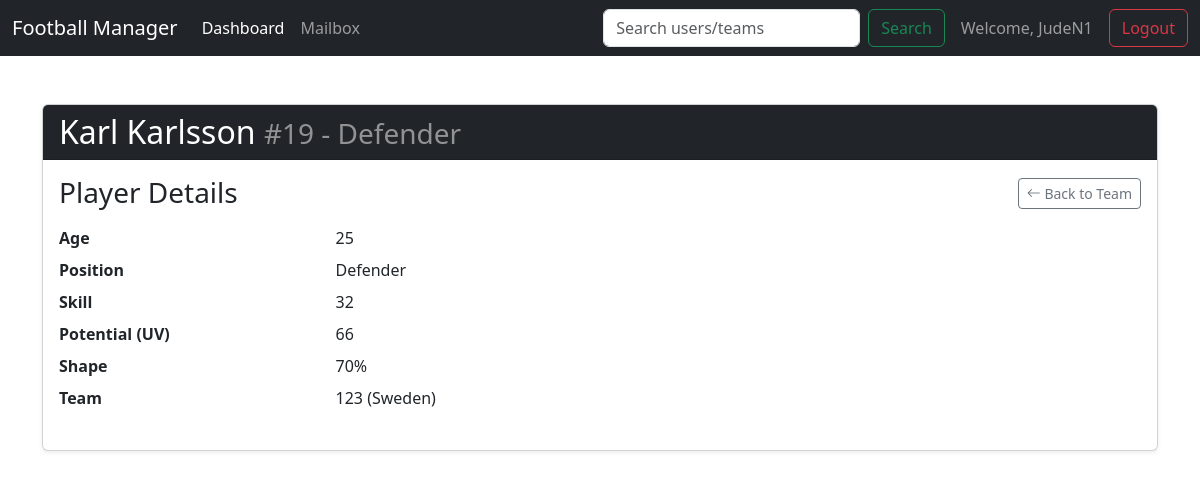
/player/2 (signed in), run on the app's committed database.
### app/models.py (models this page shows, shortened)
class User(db.Model):
    id = db.Column(db.Integer, primary_key=True)
    username = db.Column(db.String(80), unique=True, nullable=False)
    password_hash = db.Column(db.String(128))
    teams = db.relationship('Team', backref='user', lazy=True, cascade="all, delete-orphan")
    sent_messages = db.relationship('Message', foreign_keys='Message.sender_id', backref='sender', lazy=True, cascade="all, delete-orphan")
    received_messages = db.relationship('Message', foreign_keys='Message.recipient_id', backref='recipient', lazy=True, cascade="all, delete-orphan")

class Player(db.Model):
    id = db.Column(db.Integer, primary_key=True)
    name = db.Column(db.String(100), nullable=False)
    age = db.Column(db.Integer, nullable=False)
    position = db.Column(db.Enum(Position), nullable=False)
    skill = db.Column(db.Integer, nullable=False)
    potential = db.Column(db.Integer, nullable=False) # "UV" (utvecklingsvärde)
    shape = db.Column(db.Integer, nullable=False)
    shirt_number = db.Column(db.Integer, nullable=False)
    team_id = db.Column(db.Integer, db.ForeignKey('team.id'), nullable=False)

class Team(db.Model):
    id = db.Column(db.Integer, primary_key=True)
    name = db.Column(db.String(100), unique=True, nullable=False)
    country = db.Column(db.String(50), nullable=False)
    user_id = db.Column(db.Integer, db.ForeignKey('user.id'), nullable=False)
    players = db.relationship('Player', backref='team', lazy=True, cascade="all, delete-orphan")
    league = db.Column(db.String(100), nullable=True, default=None)
    division = db.Column(db.String(50), nullable=True, default=None)
    season = db.Column(db.Integer, nullable=True, default=None)

### app/routes_game.py (the view)
@game_bp.route('/player/<int:player_id>')
def player_page(player_id):
    if 'username' not in session:
        return redirect(url_for('auth_bp.login'))
    player = Player.query.get_or_404(player_id)
    user = User.query.filter_by(username=session['username']).first()
    is_owner = (player.team.user_id == user.id)
    return render_template('player_page.html', player=player, is_owner=is_owner)

### app/__init__.py (called while the page is built)
def create_app():
    app = Flask(__name__)
    app.config['SECRET_KEY'] = 'a_very_secret_key_for_development'
    app.config['SQLALCHEMY_DATABASE_URI'] = 'sqlite:///' + os.path.join(basedir, 'database.db')
    db.init_app(app)
    from .routes_auth import auth_bp
    from .routes_game import game_bp
    app.register_blueprint(auth_bp)
    app.register_blueprint(game_bp)
    @app.context_processor
    def inject_selected_team():
        if 'selected_team_id' in session:
            from .models import Team
            selected_team = Team.query.get(session['selected_team_id'])
            return dict(selected_team=selected_team)
        return dict(selected_team=None)
    def nl2br(value):
        result = value.replace('\n', '<br>\n')
        return Markup(result)
    app.jinja_env.filters['nl2br'] = nl2br
    return app

### app/templates/player_page.html (shortened to what this page needs)
{% extends "base.html" %}
{% block content %}
<div class="card shadow-sm">
    <div class="card-header bg-dark text-white">
        <h1 class="h2 mb-0">{{ player.name }} <small class="text-white-50">#{{ player.shirt_number }} - {{ player.position.value }}</small></h1>
    </div>
    <div class="card-body">
        <div class="d-flex justify-content-between align-items-center mb-3">
            <h3 class="card-title mb-0">Player Details</h3>
            <a href="{{ url_for('game_bp.team_page', team_id=player.team.id) }}" class="btn btn-outline-secondary btn-sm">
                <i class="bi bi-arrow-left"></i> Back to Team
            </a>
        </div>
        <dl class="row">
            <dt class="col-sm-3">Age</dt>
            <dd class="col-sm-9">{{ player.age }}</dd>
            <dt class="col-sm-3">Position</dt>
            <dd class="col-sm-9">{{ player.position.value }}</dd>
            <dt class="col-sm-3">Skill</dt>
            <dd class="col-sm-9">{{ player.skill }}</dd>
            <dt class="col-sm-3">Potential (UV)</dt>
            <dd class="col-sm-9">{{ player.potential }}</dd>
            <dt class="col-sm-3">Shape</dt>
            <dd class="col-sm-9">{{ player.shape }}%</dd>
            <dt class="col-sm-3">Team</dt>
            <dd class="col-sm-9">{{ player.team.name }} ({{ player.team.country }})</dd>
        </dl>
    </div>
</div>
{% endblock %}

### app/templates/base.html (shortened to what this page needs)
<!DOCTYPE html>
<html lang="en">
<head>
    <link href="https://cdn.jsdelivr.net/npm/bootstrap@5.3.3/dist/css/bootstrap.min.css" rel="stylesheet">
    <link rel="stylesheet" href="https://cdn.jsdelivr.net/npm/bootstrap-icons@1.11.3/font/bootstrap-icons.min.css">
</head>
<body>
    <nav class="navbar navbar-expand-lg navbar-dark bg-dark fixed-top">
        <div class="container-fluid">
            <a class="navbar-brand" href="{{ url_for('game_bp.dashboard') }}">Football Manager</a>
            <div class="collapse navbar-collapse">
                <ul class="navbar-nav me-auto mb-2 mb-lg-0">
                    <li class="nav-item">
                        <a class="nav-link active" href="{{ url_for('game_bp.dashboard') }}">Dashboard</a>
                    </li>
                    <li class="nav-item">
                        <a class="nav-link" href="{{ url_for('game_bp.mailbox') }}">Mailbox</a>
                    </li>
                </ul>
                <form class="d-flex me-3" action="{{ url_for('game_bp.search') }}" method="post">
                    <input class="form-control me-2" type="search" placeholder="Search users/teams" name="query" aria-label="Search">
                    <button class="btn btn-outline-success" type="submit">Search</button>
                </form>
                {% if session.username %}
                <span class="navbar-text me-3">
                    Welcome, {{ session.username }}
                </span>
                <a href="{{ url_for('auth_bp.logout') }}" class="btn btn-outline-danger">Logout</a>
                {% endif %}
            </div>
        </div>
    </nav>
    <main class="container mt-4">
        {% block content %}{% endblock %}
    </main>
</body>
</html>

### app/templates/base.html (style rules this page uses)
body { background-image: url('https://images.pexels.com/photos/114296/pexels-photo-114296.jpeg'); background-size: cover; background-position: center; background-attachment: fixed; padding-top: 80px; }

### data on the page
User: username "JudeN1"
Player: name "Karl Karlsson", shirt_number "19", position.value "Defender", age "25", skill "32", potential "66", shape "70"
Team: team.name "123", team.country "Sweden"
